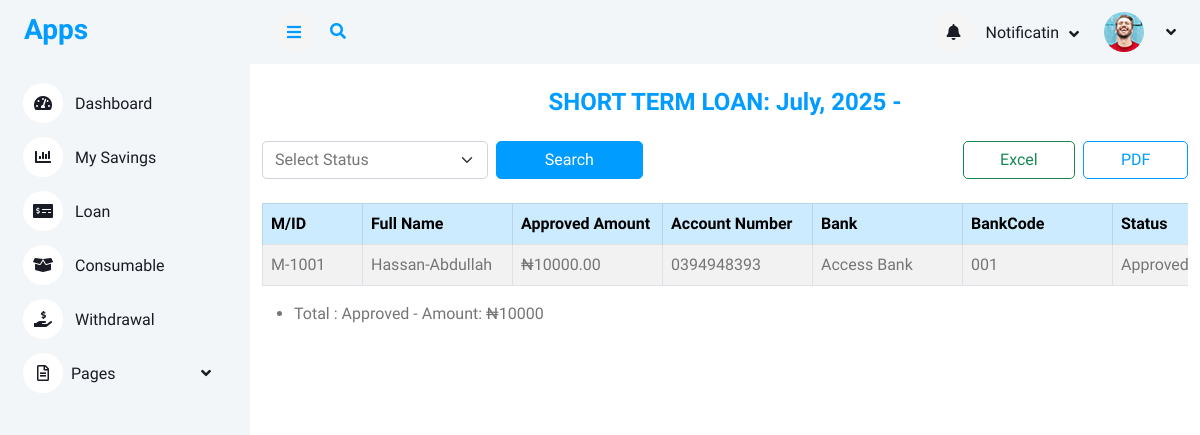
Page /loans_by_year/2025/SHORT TERM LOAN: July, 2025/ on the committed database.
### loan/models.py (models this page shows, shortened)
class LoanType(models.Model):
    name = models.CharField(max_length=100)
    description = models.TextField(blank=True, null=True)
    max_amount = models.DecimalField(max_digits=12, decimal_places=2, null=True, blank=True)
    max_loan_term_months = models.PositiveIntegerField(null=True, blank=True)
    available = models.BooleanField(default=True)
    created_by = models.ForeignKey(User,on_delete=models.CASCADE)

class LoanRequest(models.Model):
    member = models.ForeignKey(Member, on_delete=models.CASCADE, related_name="loan_requests")
    loan_type = models.ForeignKey(LoanType, on_delete=models.SET_NULL, null=True, blank=True)
    amount = models.DecimalField(max_digits=10, decimal_places=2)
    approved_amount = models.DecimalField(max_digits=10, decimal_places=2, null=True, blank=True)
    loan_term_months = models.PositiveIntegerField()
    application_date = models.DateField(default=today_date)
    approval_date = models.DateField(null=True, blank=True)
    status = models.CharField(max_length=20,choices=[ ("pending", "Pending"),("approved", "Approved"),("rejected", "Rejected"),  ("paid", "paid") ], default="pending",)
    rejection_reason = models.TextField(blank=True, null=True)
    file_one = models.ImageField(upload_to='file_one', blank=True, null=True)
    bank_name = models.ForeignKey(BankName,on_delete=models.CASCADE)
    bank_code = models.ForeignKey(BankCode,on_delete=models.CASCADE)
    account_number  = models.CharField(max_length=100)
    guarantor = models.ForeignKey(Member, on_delete=models.SET_NULL, null=True, blank=True, related_name="guaranteed_loans")
    guarantor_accepted = models.BooleanField(default=False)
    created_by = models.ForeignKey(User,on_delete=models.CASCADE)
    approved_by = models.ForeignKey(User, on_delete=models.SET_NULL, null=True, blank=True, related_name='approved_loan')
    date_created = models.DateTimeField(auto_now_add=True)

class BankName(models.Model):
     name = models.CharField(max_length=100)

class BankCode(models.Model):
    bank_name = models.ForeignKey(BankName, on_delete=models.CASCADE)
    name = models.CharField(max_length=100)
    class Meta:
        unique_together = ('bank_name', 'name')

### accounts/models.py (models this page shows, shortened)
class Member(models.Model):
    member = models.OneToOneField(User, on_delete=models.CASCADE, null=True, blank=True,related_name='member')
    ippis = models.IntegerField(unique=True)  # Required and unique
    total_savings = models.DecimalField(max_digits=12, decimal_places=2, blank=True, null=True)

class User(AbstractUser):
    first_name = models.CharField(max_length=100)
    last_name = models.CharField(max_length=100)
    other_name = models.CharField(max_length=100)
    date_of_birth = models.DateField(blank=True,null=True)
    username = models.CharField(max_length=100, unique=True)
    savings = models.IntegerField(blank=True,null=True)
    account_type = models.CharField(max_length=100,blank=True,null=True)
    department = models.CharField(max_length=100)
    unit = models.CharField(max_length=100)
    gender = models.ForeignKey(Gender, on_delete=models.CASCADE, blank=True, null=True)
    group = models.ForeignKey(UserGroup, on_delete=models.CASCADE, blank=True, null=True)
    marital_status = models.ForeignKey(MaritalStatus,on_delete=models.SET_NULL, null=True, blank=True)
    religion = models.ForeignKey(Religion, on_delete=models.SET_NULL, null=True, blank=True,)
    passport = models.ImageField(upload_to='passport', blank=True, null=True)
    phone1 = models.CharField(max_length=15,null=True, blank=True)
    phone2 = models.CharField(max_length=15, null=True, blank=True)
    email = models.EmailField(blank=True, null=True)
    member_number = models.CharField(max_length=100)

### loan/views.py (the view, shortened to what this page needs)
# urls.py: path('loans_by_year/<int:year>/<str:loan_type_filter>/', views.loans_by_year, name='loans_by_year'),
def loans_by_year(request, year, loan_type_filter):
    loan_type = get_object_or_404(LoanType, name__iexact=loan_type_filter)
    status_filter = request.GET.get('status')
    loanobj = LoanRequest.objects.filter(loan_type=loan_type, date_created__year=year)
    if status_filter:
        loanobj = loanobj.filter(status__iexact=status_filter)
    totals_by_status = dict(
        loanobj.values('status')
        .annotate(total=Sum('approved_amount'))
        .values_list('status', 'total')
    )
    context = {
        'year': year,'loan_type': loan_type, 'loanobj': loanobj,
        'totals_by_status': totals_by_status,'selected_status': status_filter,
    }
    return render(request, "loan/loans_by_year.html", context)

### templates/loan/loans_by_year.html (shortened to what this page needs)
{% extends 'base/base.html' %}
{% load humanize %}
{% block content %}
<div class="container mt-4">
<h4 class="text-center text-primary">{{ loan_type.name }} -</h4>
 <form method="get" class="row g-2 align-items-end mb-4 mt-3">
    <div class="col-3 col-sm-6 col-md-3">
        <select name="status" id="status" class="form-select">
            <option value="">Select Status</option>
        </select>
    </div>
    <div class="col-3 col-sm-6 col-md-2">
        <button type="submit" class="btn btn-primary w-100">Search</button>
    </div>
 {% if loanobj %}
<div class="col-6 col-md-3 ms-auto d-flex justify-content-end gap-2">
    <div class="flex-grow-1">
        <a href="{% url 'loans_by_year' year=year loan_type_filter=loan_type.name %}?download=excel{% if selected_status %}&status={{ selected_status }}{% endif %}"
           class="btn btn-outline-success w-100"
           target="_blank">
           Excel
        </a>
    </div>
    <div class="flex-grow-1">
        <a href="{% url 'loans_by_year' year=year loan_type_filter=loan_type.name %}?download=pdf{% if selected_status %}&status={{ selected_status }}{% endif %}"
           class="btn btn-outline-primary w-100"
           target="_blank">
           PDF
        </a>
    </div>
</div>
</form>
            <div class="table-responsive mt-3">
                <table class="table table-bordered table-hover table-striped">
                    <thead class="table-primary">
                        <tr class="border-bottom">
                            <th class="text-nowrap" style="min-width: 100px;">M/ID</th>
                            <th class="text-nowrap" style="min-width: 150px;">Full Name</th>
                            <th class="text-nowrap" style="min-width: 150px;">Approved Amount</th>
                            <th class="text-nowrap" style="min-width: 150px;">Account Number</th>
                            <th class="text-nowrap" style="min-width: 150px;">Bank</th>
                            <th class="text-nowrap" style="min-width: 150px;">BankCode</th>
                            <th class="text-nowrap" style="min-width: 150px;">Status</th>
                        </tr>
                    </thead>
                    <tbody>
                        {% for loan in loanobj %}
                        <tr class="border-bottom">
                            <td>{{ loan.member.member.member_number }}</td>
                            <td class="text-nowrap text-truncate" style="max-width: 250px;">
                                {{loan.member.member.first_name }}-{{ loan.member.member.last_name }}</td>
                            <td class="text-nowrap text-truncate" style="max-width: 250px;">
                                {% if loan.approved_amount %}
                                ₦{{ loan.approved_amount }}
                                {% else %}
                                Pending
                                {% endif %}
                            </td>
                            <td class="text-nowrap text-truncate" style="max-width: 250px;">{{ loan.account_number }}
                            </td>
                            <td class="text-nowrap text-truncate" style="max-width: 250px;">{{ loan.bank_name.name }}
                            </td>
                            <td>{{ loan.bank_code.name }}</td>
                            <td class="text-nowrap text-truncate" style="max-width: 250px;">{{ loan.status|title }}</td>
                        </tr>
                        {% endfor %}
                    </tbody>
                </table>
                <ul>
                    {% for status, total in totals_by_status.items %}
                    <li>Total : {{ status|capfirst }} - Amount: ₦{{ total }}</li>
                    {% endfor %}
                </ul>
                {% else %}
                <h3 class="text-center text-danger text-uppercase ">No results found for Your Search.</h3>
                {% endif %}
            </div>
</div>
{% endblock content %}

### static/css/style.css (style rules this page uses)
:root { --primary: #009CFF; --light: #F3F6F9; --dark: #191C24; }
.btn { transition: .5s; }
.btn.btn-primary { color: #FFFFFF; }

### rows in the picture
LoanType: name "SHORT TERM LOAN: July, 2025"
LoanRequest: member.member.member_number "M-1001", member.member.first_name "Hassan", member.member.last_name "Abdullah", approved_amount "10000.00", account_number "0394948393", bank_name.name "Access Bank", bank_code.name "001", status "Approved", total "10000"
